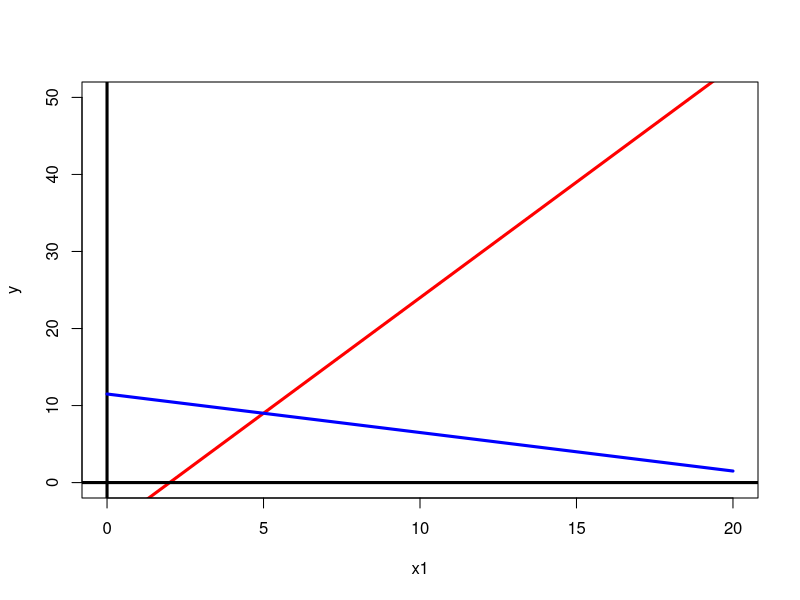

Here is the R script that generated this plot:
#a) Faça um gráfico para representar este sistema linear, considerando o eixo x_1 (abscissa) variando no intervalo [0,20] e o eixo x_2 (ordenada)  no intervalo [0,50].

f1<-function(x1){3*x1-6}
f2<-function(x2){(23-x2)/2}

plot(f1,0,20,lwd = 3,col="red",ylab="y",xlab="x1",ylim=c(0,50))
abline(h=0,v=0,lwd=3)
curve((23-x)/2,from=0,to=20,lwd=3,col="blue",add=TRUE)
 